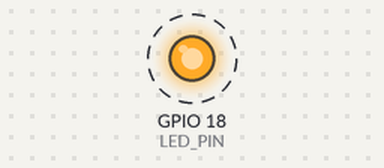
Recording of a program running on a simulated Raspberry Pi (BCM pin numbers). On the bench: output pins drawn as LEDs (lit = HIGH). Dashed ring = blinking.

Above: at 0.2 s.
Timing chart, 0 to 3.0 s (numbered marks = the images above):
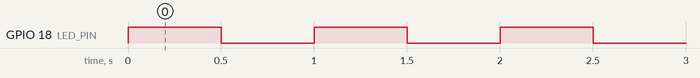

The program:

blink.py
```python
#!/usr/bin/env python
import RPi.GPIO as io
import time

LED_PIN = 18
sleepTime = 0.5
ioValue = io.LOW

def ioInit():
    global ioValue
    io.setmode(io.BCM)
    io.setup(LED_PIN, io.OUT)
    io.output(LED_PIN, ioValue)

def loop():
    global ioValue
    while True:
        if ioValue == io.LOW:
            ioValue = io.HIGH
        else:
            ioValue = io.LOW

        io.output(LED_PIN, ioValue)
        time.sleep(sleepTime)

def destroy():
    io.output(LED_PIN, io.LOW)
    io.setup(LED_PIN, io.IN)

if __name__ == '__main__':
    ioInit()
    try:
        loop()
    except KeyboardInterrupt:
        destroy()
```

Measured:
- by itself, GPIO 18 (LED_PIN): alternates HIGH for 0.50 s and LOW for 0.50 s
